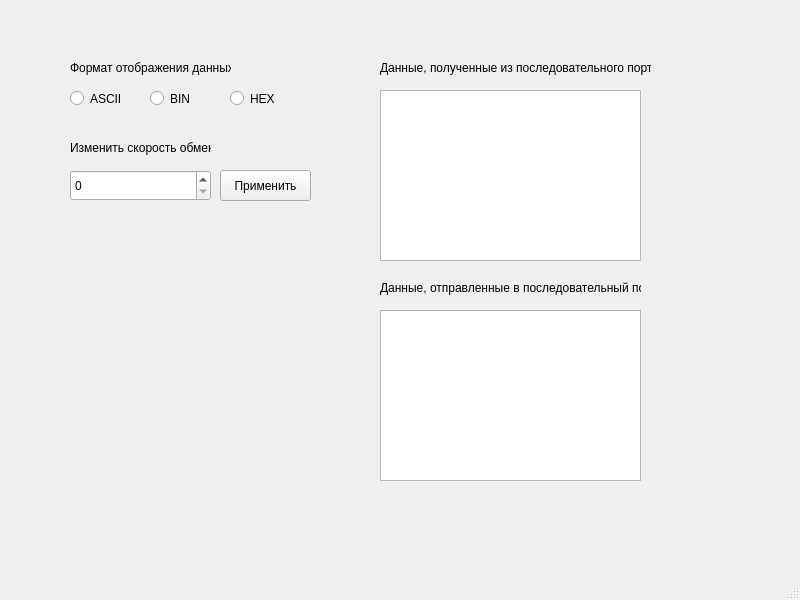
<?xml version="1.0" encoding="UTF-8"?>
<ui version="4.0">
 <class>MainWindow</class>
 <widget class="QMainWindow" name="MainWindow">
  <property name="geometry">
   <rect>
    <x>0</x>
    <y>0</y>
    <width>800</width>
    <height>600</height>
   </rect>
  </property>
  <property name="windowTitle">
   <string>MainWindow</string>
  </property>
  <widget class="QWidget" name="centralwidget">
   <property name="contextMenuPolicy">
    <enum>Qt::NoContextMenu</enum>
   </property>
   <widget class="QPushButton" name="pushButton">
    <property name="geometry">
     <rect>
      <x>220</x>
      <y>170</y>
      <width>91</width>
      <height>31</height>
     </rect>
    </property>
    <property name="text">
     <string>Применить</string>
    </property>
   </widget>
   <widget class="QLabel" name="label">
    <property name="geometry">
     <rect>
      <x>70</x>
      <y>140</y>
      <width>141</width>
      <height>16</height>
     </rect>
    </property>
    <property name="text">
     <string>Изменить скорость обмена</string>
    </property>
   </widget>
   <widget class="QSpinBox" name="spinBox">
    <property name="geometry">
     <rect>
      <x>70</x>
      <y>170</y>
      <width>141</width>
      <height>31</height>
     </rect>
    </property>
   </widget>
   <widget class="QLabel" name="label_2">
    <property name="geometry">
     <rect>
      <x>380</x>
      <y>60</y>
      <width>271</width>
      <height>16</height>
     </rect>
    </property>
    <property name="text">
     <string>Данные, полученные из последовательного порта</string>
    </property>
   </widget>
   <widget class="QTextBrowser" name="textBrowser">
    <property name="geometry">
     <rect>
      <x>380</x>
      <y>90</y>
      <width>261</width>
      <height>171</height>
     </rect>
    </property>
   </widget>
   <widget class="QTextBrowser" name="textBrowser_2">
    <property name="geometry">
     <rect>
      <x>380</x>
      <y>310</y>
      <width>261</width>
      <height>171</height>
     </rect>
    </property>
   </widget>
   <widget class="QLabel" name="label_3">
    <property name="geometry">
     <rect>
      <x>380</x>
      <y>280</y>
      <width>261</width>
      <height>16</height>
     </rect>
    </property>
    <property name="text">
     <string>Данные, отправленные в последовательный порт</string>
    </property>
   </widget>
   <widget class="QRadioButton" name="radioButton">
    <property name="geometry">
     <rect>
      <x>70</x>
      <y>90</y>
      <width>82</width>
      <height>17</height>
     </rect>
    </property>
    <property name="text">
     <string>ASCII</string>
    </property>
   </widget>
   <widget class="QRadioButton" name="radioButton_2">
    <property name="geometry">
     <rect>
      <x>150</x>
      <y>90</y>
      <width>82</width>
      <height>17</height>
     </rect>
    </property>
    <property name="text">
     <string>BIN</string>
    </property>
   </widget>
   <widget class="QRadioButton" name="radioButton_3">
    <property name="geometry">
     <rect>
      <x>230</x>
      <y>90</y>
      <width>82</width>
      <height>17</height>
     </rect>
    </property>
    <property name="text">
     <string>HEX</string>
    </property>
   </widget>
   <widget class="QLabel" name="label_4">
    <property name="geometry">
     <rect>
      <x>70</x>
      <y>60</y>
      <width>161</width>
      <height>16</height>
     </rect>
    </property>
    <property name="text">
     <string>Формат отображения данных:</string>
    </property>
   </widget>
  </widget>
  <widget class="QMenuBar" name="menubar">
   <property name="geometry">
    <rect>
     <x>0</x>
     <y>0</y>
     <width>800</width>
     <height>21</height>
    </rect>
   </property>
  </widget>
  <widget class="QStatusBar" name="statusbar"/>
 </widget>
 <resources/>
 <connections/>
</ui>
